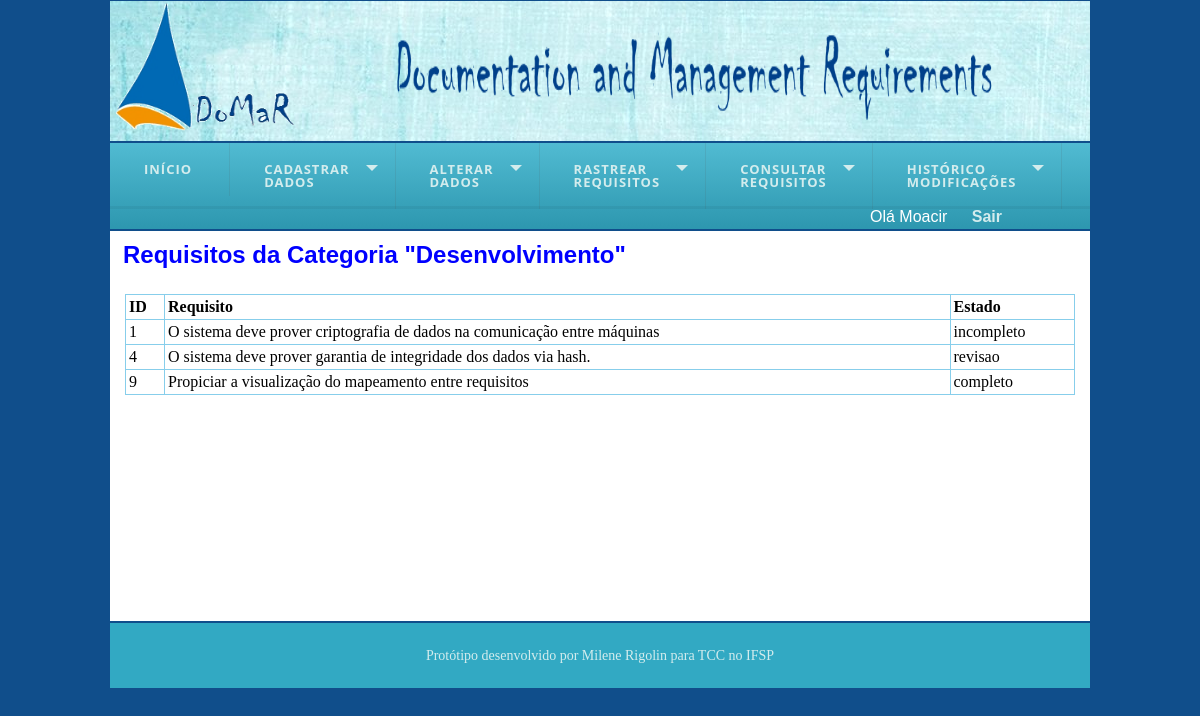
The app's page /mon_cat_desenv.php (signed in) with its own data.
### tables this page shows
CREATE TABLE `requisito` (
  `id` int(11) NOT NULL AUTO_INCREMENT,
  `texto_req` varchar(3000) NOT NULL,
  `descricao` varchar(300) DEFAULT NULL,
  `data` datetime NOT NULL,
  `categoria` varchar(100) DEFAULT NULL,
  `tipo` varchar(100) DEFAULT NULL,
  `estado` varchar(100) DEFAULT NULL,
  `prioridade` varchar(100) DEFAULT NULL,
  `origem_id` int(11) NOT NULL,
  `usuario_id_cliente` int(11) NOT NULL,
  `usuario_id_funcionario` int(11) NOT NULL,
  `titulo_req` varchar(80) NOT NULL,
  `id_user_alteracao` int(11) DEFAULT NULL,
  `ultima_alteracao` datetime DEFAULT NULL,
  PRIMARY KEY (`id`),
  KEY `fk_requisito_origem1_idx` (`origem_id`),
  KEY `fk_requisito_usuario1_idx` (`usuario_id_cliente`),
  KEY `fk_requisito_usuario2_idx` (`usuario_id_funcionario`),
  KEY `fk_requisito_id_user_alteracao` (`id_user_alteracao`),
  CONSTRAINT `fk_requisito_origem1` FOREIGN KEY (`origem_id`) REFERENCES `origem` (`id`) ON DELETE NO ACTION ON UPDATE NO ACTION
);

### mon_cat_desenv.php (the view, shortened to what this page needs)
<?php
	include "template/topo.php";
?>
<div id = "content">
  <?php
		if($con){
			$sql = "select * from requisito WHERE categoria = 'Desenvolvimento'";
			mysqli_error($con);
			$rs = mysqli_query($con, $sql);
			if($rs){?>
				<h2> Requisitos da Categoria "Desenvolvimento" </h2><center>
				<table  align = "center">
					<tr align = "left">
						<th>ID</th>
						<th>Requisito</th>
						<th>Estado</th>
					</tr>
				<?php
					while ($valor = mysqli_fetch_array($rs)){
						echo "<tr align = 'center'>
								<td> ".$valor["id"]."</td>
								<td> ".$valor["texto_req"]."</td>
								<td> ".$valor["estado"]."</td>
							</tr>";
					}
					echo "</table></center>";
			}
			else{
				echo "Erro de Consulta de requisito: ".mysqli_error($con);
			}
		}
		else{
			echo "Erro de conexão: ".mysqli_error($con);
		}
 ?>
</div>
<?php
	include "template/rodape.php";
?>

### css/formatacao.css (style rules this page uses)
* { border: 0px; margin: 0px; }
body { background-color: #104E8B; }
#content { background:#FFFFFF; height: 380px; width: 970px; margin-top: 2px; margin-bottom: 2px; padding-top: 10px; padding-left: 5px; padding-right: 5px; float: right; overflow:auto; }
h2, h3 { color: #0000FF; font-family: Arial,Helvetica,sans-serif; padding-left: 8px; }
table, td, th, tr { border: 1px solid #87CEEB; border-collapse: collapse; padding: 3px; margin-top: 25px; text-align: left; }
table { width: 950px; }

### records on screen
requisito: id "1", texto_req "O sistema deve prover criptografia de dados na comunicação entre máquinas", estado "incompleto"
requisito: id "4", texto_req "O sistema deve prover garantia de integridade dos dados via hash.", estado "revisao"
requisito: id "9", texto_req "Propiciar a visualização do mapeamento entre requisitos", estado "completo"

### other values on screen
$_SESSION['nome'] "Moacir"
